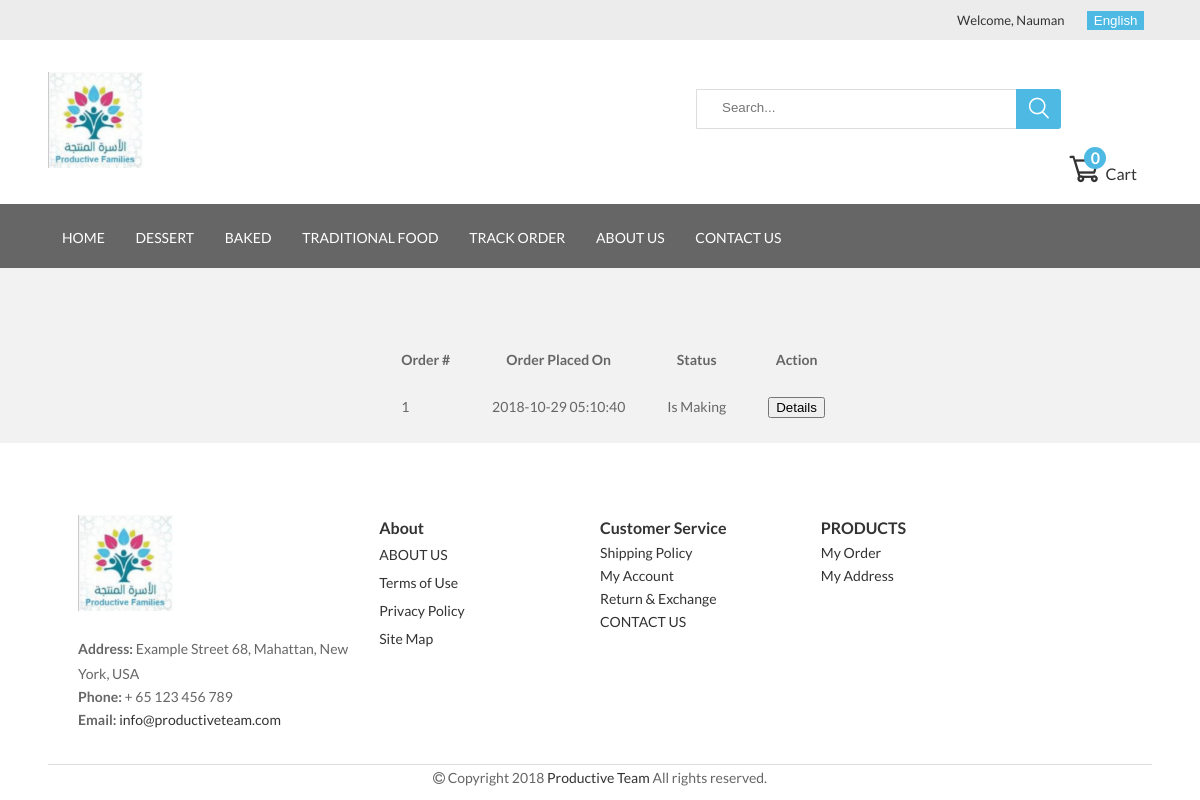
Page /track_order.php (signed in) on the committed database.
### tables this page shows
CREATE TABLE `orders` (
  `id` int(11) NOT NULL,
  `cust_id` int(11) NOT NULL,
  `address` text NOT NULL,
  `address2` text NOT NULL,
  `city` varchar(20) NOT NULL,
  `country` varchar(20) NOT NULL,
  `phone` int(11) NOT NULL,
  `pay_method` enum('0','1') NOT NULL DEFAULT '0',
  `order_date` datetime NOT NULL,
  `order_status` varchar(50) NOT NULL DEFAULT 'active'
);

### track_order.php (the view, shortened to what this page needs)
<?php include 'includes/config.php';
include "header.php";
$query = "SELECT * FROM orders o WHERE o.cust_id = ".$_SESSION['u_id']." group by o.id";
$result = mysqli_query($con,$query);
?>
<div class="container">
    <section style="width: 80%; margin-left: 30%; margin-right: 30%; margin-top: 5%">
        <table>
            <thead>
            <th><?php echo $lang['order']; ?> #</th>
            <th><?php echo $lang['order_placed_on']; ?></th>
            <th><?php echo $lang['status']; ?></th>
            <th><?php echo $lang['action']; ?></th>
            </thead>
            <?php
            while($row = $result -> fetch_array()){
                ?>
                <tbody>
                <td><?php echo $row['id']; ?></td>
                <td><?php echo $row['order_date']; ?></td>
                <td><?php echo $row['order_status']; ?></td>
                <td><a href="summary.php?id=<?php echo $row['id']; ?>"><?php echo '<input type="button" value="'.$lang['details'].'">' ?></a></td>
                </tbody>
                <?php
            }
            ?>
        </table>
    </section>
</div>
<?php include 'footer.php' ?>

### assets/css/style.css (style rules this page uses)
* { box-sizing: border-box; }
html { overflow-x: hidden; }
body { font-family: "Lato", sans-serif; font-size: 14px; line-height: 25px; color: #666666; width: 100%; margin: 0 auto; overflow-x: hidden; background-color: #f2f2f2; }
.container { padding: 12px; margin-left:3% !important; margin-right:3% !important; }
a { color: #333; -webkit-transition: all 0.3s ease-in-out 0s; -moz-transition: all 0.3s ease-in-out 0s; -ms-transition: all 0.3s ease-in-out 0s; -o-transition: all 0.3s ease-in-out 0s; transition: all 0.3s ease-in-out 0s; text-decoration: none; }

### track_order.php (style rules this page uses)
th,td { padding: 10px 20px; }

### rows in the picture
orders: id "1", order_date "2018-10-29 05:10:40", order_status "Is Making"

### other values in the picture
$_SESSION['u_fname'] "Nauman"
$lang['cart'] "Cart"
$total_quantity "0"
$lang['home'] "HOME"
$lang['dessert'] "DESSERT"
$lang['baked'] "BAKED"
$lang['tr_food'] "TRADITIONAL FOOD"
$lang['track_order'] "TRACK ORDER"
$lang['about_us'] "ABOUT US"
$lang['contact_us'] "CONTACT US"
$lang['order'] "Order"
$lang['order_placed_on'] "Order Placed On"
$lang['status'] "Status"
$lang['action'] "Action"
$lang['address'] "Address"
